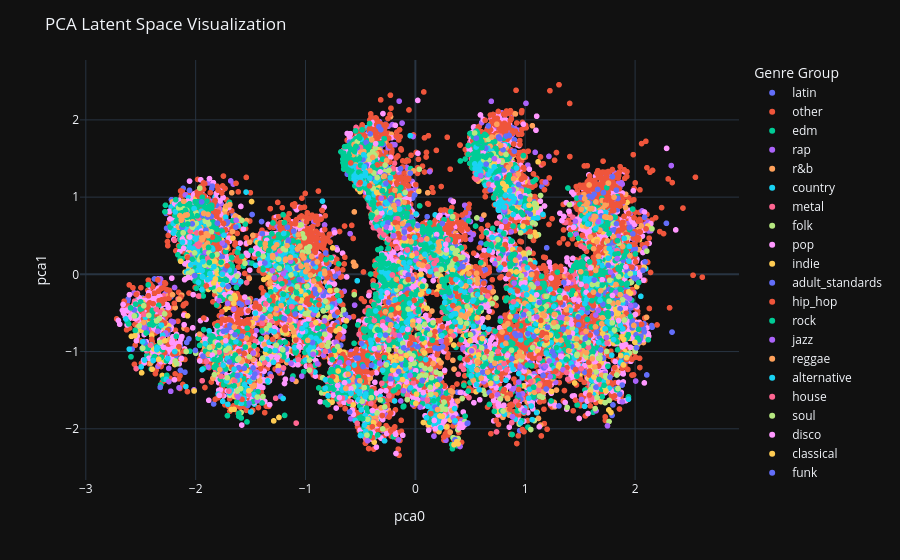

Notebook source saved alongside this figure:
### Code cell
%run 02_encoder_training.ipynb

### Figure 1 — Plotly figure (JSON) as saved in the notebook; plotly's stock layout.template omitted (floating-point values rounded to 4 significant figures; data arrays with more than 128 entries replaced by an {"elided": "..."} marker saying what was removed)
{"data": [{"hovertemplate": "genre_group=latin<br>pca0=%{x}<br>pca1=%{y}<extra></extra>", "legendgroup": "latin", "marker": {"color": "#636efa", "symbol": "circle"}, "mode": "markers", "name": "latin", "showlegend": true, "x": {"elided": "501 float values"}, "xaxis": "x", "y": {"elided": "501 float values"}, "yaxis": "y", "type": "scattergl"}, {"hovertemplate": "genre_group=other<br>pca0=%{x}<br>pca1=%{y}<extra></extra>", "legendgroup": "other", "marker": {"color": "#EF553B", "symbol": "circle"}, "mode": "markers", "name": "other", "showlegend": true, "x": {"elided": "5756 float values"}, "xaxis": "x", "y": {"elided": "5756 float values"}, "yaxis": "y", "type": "scattergl"}, {"hovertemplate": "genre_group=edm<br>pca0=%{x}<br>pca1=%{y}<extra></extra>", "legendgroup": "edm", "marker": {"color": "#00cc96", "symbol": "circle"}, "mode": "markers", "name": "edm", "showlegend": true, "x": {"elided": "249 float values"}, "xaxis": "x", "y": {"elided": "249 float values"}, "yaxis": "y", "type": "scattergl"}, {"hovertemplate": "genre_group=rap<br>pca0=%{x}<br>pca1=%{y}<extra></extra>", "legendgroup": "rap", "marker": {"color": "#ab63fa", "symbol": "circle"}, "mode": "markers", "name": "rap", "showlegend": true, "x": {"elided": "1027 float values"}, "xaxis": "x", "y": {"elided": "1027 float values"}, "yaxis": "y", "type": "scattergl"}, {"hovertemplate": "genre_group=r&b<br>pca0=%{x}<br>pca1=%{y}<extra></extra>", "legendgroup": "r&b", "marker": {"color": "#FFA15A", "symbol": "circle"}, "mode": "markers", "name": "r&b", "showlegend": true, "x": {"elided": "770 float values"}, "xaxis": "x", "y": {"elided": "770 float values"}, "yaxis": "y", "type": "scattergl"}, {"hovertemplate": "genre_group=country<br>pca0=%{x}<br>pca1=%{y}<extra></extra>", "legendgroup": "country", "marker": {"color": "#19d3f3", "symbol": "circle"}, "mode": "markers", "name": "country", "showlegend": true, "x": {"elided": "1643 float values"}, "xaxis": "x", "y": {"elided": "1643 float values"}, "yaxis": "y", "type": "scattergl"}, {"hovertemplate": "genre_group=metal<br>pca0=%{x}<br>pca1=%{y}<extra></extra>", "legendgroup": "metal", "marker": {"color": "#FF6692", "symbol": "circle"}, "mode": "markers", "name": "metal", "showlegend": true, "x": {"elided": "1077 float values"}, "xaxis": "x", "y": {"elided": "1077 float values"}, "yaxis": "y", "type": "scattergl"}, {"hovertemplate": "genre_group=folk<br>pca0=%{x}<br>pca1=%{y}<extra></extra>", "legendgroup": "folk", "marker": {"color": "#B6E880", "symbol": "circle"}, "mode": "markers", "name": "folk", "showlegend": true, "x": {"elided": "455 float values"}, "xaxis": "x", "y": {"elided": "455 float values"}, "yaxis": "y", "type": "scattergl"}, {"hovertemplate": "genre_group=pop<br>pca0=%{x}<br>pca1=%{y}<extra></extra>", "legendgroup": "pop", "marker": {"color": "#FF97FF", "symbol": "circle"}, "mode": "markers", "name": "pop", "showlegend": true, "x": {"elided": "5758 float values"}, "xaxis": "x", "y": {"elided": "5758 float values"}, "yaxis": "y", "type": "scattergl"}, {"hovertemplate": "genre_group=indie<br>pca0=%{x}<br>pca1=%{y}<extra></extra>", "legendgroup": "indie", "marker": {"color": "#FECB52", "symbol": "circle"}, "mode": "markers", "name": "indie", "showlegend": true, "x": {"elided": "722 float values"}, "xaxis": "x", "y": {"elided": "722 float values"}, "yaxis": "y", "type": "scattergl"}, {"hovertemplate": "genre_group=adult_standards<br>pca0=%{x}<br>pca1=%{y}<extra></extra>", "legendgroup": "adult_standards", "marker": {"color": "#636efa", "symbol": "circle"}, "mode": "markers", "name": "adult_standards", "showlegend": true, "x": {"elided": "567 float values"}, "xaxis": "x", "y": {"elided": "567 float values"}, "yaxis": "y", "type": "scattergl"}, {"hovertemplate": "genre_group=hip_hop<br>pca0=%{x}<br>pca1=%{y}<extra></extra>", "legendgroup": "hip_hop", "marker": {"color": "#EF553B", "symbol": "circle"}, "mode": "markers", "name": "hip_hop", "showlegend": true, "x": {"elided": "2257 float values"}, "xaxis": "x", "y": {"elided": "2257 float values"}, "yaxis": "y", "type": "scattergl"}, {"hovertemplate": "genre_group=rock<br>pca0=%{x}<br>pca1=%{y}<extra></extra>", "legendgroup": "rock", "marker": {"color": "#00cc96", "symbol": "circle"}, "mode": "markers", "name": "rock", "showlegend": true, "x": {"elided": "2545 float values"}, "xaxis": "x", "y": {"elided": "2545 float values"}, "yaxis": "y", "type": "scattergl"}, {"hovertemplate": "genre_group=jazz<br>pca0=%{x}<br>pca1=%{y}<extra></extra>", "legendgroup": "jazz", "marker": {"color": "#ab63fa", "symbol": "circle"}, "mode": "markers", "name": "jazz", "showlegend": true, "x": [-0.3257, 1.848, -1.108, -2.346, -2.015, 0.6225, -0.5179, -1.259, 1.341, 0.7478, -1.528, 0.9443, -0.6886, 0.5063, 1.811, 0.9951, 0.504, 1.512, 1.726, -0.365, 0.6085, -0.8363, 0.8947, 1.169, 0.3259, -1.852, -1.787, -1.931, 1.676, -1.654, 0.4341, -2.471, -0.154, 1.784, 0.568, 1.434, 1.666, -0.03489, -0.8591, -1.439, -1.434, 1.798, 0.003233, 0.4065, 1.521, -2.037, -0.7219, 0.9631, -1.442, 0.5437, 0.06889, -0.8545, 1.325, 1.883, -1.71, 1.111, -0.3348, 1.642, 0.06952, 0.9415, 1.245, 0.004763, 0.5348, -1.176, -1.123, -0.8897, -0.477, -2.227, -2.152, -0.2489, -1.462, -1.887, 1.951, -1.024, 1.636, -0.5857, -0.348, 1.343, -1.132, 1.776, -0.2711, -0.6088, 0.8993, 1.92, -0.108, 0.7156, -0.922, -0.5904, -1.178, 0.345, 0.9354, 1.312, -1.911, -0.1774, 1.689, 1.164, -0.1411, -2.273, 0.06502, -0.1011, 0.9448, -1.965, 1.171, 0.04305, -2.005, 1.285, 1.822, 0.6518, 2.09], "xaxis": "x", "y": [-1.15, 0.4919, 0.2198, -0.7352, -1.495, -1.391, 1.164, 0.2584, -0.5575, -1.559, -0.3616, 0.2235, -1.14, -0.4412, 0.3072, 0.003794, -0.2075, -1.621, -1.283, 1.302, -0.813, -1.047, -1.478, -0.288, -0.4535, -0.08385, -0.3403, 0.5431, 0.7506, -0.4497, -0.9498, -0.686, -2.143, 0.1697, -0.611, -1.137, -0.4664, -1.235, -0.2211, -1.636, -0.5889, 0.3762, -0.5917, -2.229, -0.4558, 0.249, -0.8803, 1.108, -1.272, -0.2738, -1.249, -0.9315, -1.021, -1.65, -0.377, -0.1176, -0.9772, -0.5265, -1.606, -1.394, -0.9986, 0.1824, -0.9387, 0.05668, -0.4003, -1.157, -1.66, -1.514, -1.469, 0.6267, -1.57, 0.1069, -0.3136, -0.07696, -1.285, -1.393, 1.031, -1.235, -1.154, 0.03013, -0.7398, -1.145, -0.1131, -0.2844, -1.506, -1.411, -0.5003, -1.524, -0.02783, -1.858, -1.532, -0.5593, 0.2852, 0.7222, -1.317, -0.2946, 0.5166, -0.7588, -1.378, 0.5749, 0.9029, 0.08211, -0.4578, -1.719, 0.3601, -1.15, -0.2347, 1.292, 0.3413], "yaxis": "y", "type": "scattergl"}, {"hovertemplate": "genre_group=reggae<br>pca0=%{x}<br>pca1=%{y}<extra></extra>", "legendgroup": "reggae", "marker": {"color": "#FFA15A", "symbol": "circle"}, "mode": "markers", "name": "reggae", "showlegend": true, "x": {"elided": "250 float values"}, "xaxis": "x", "y": {"elided": "250 float values"}, "yaxis": "y", "type": "scattergl"}, {"hovertemplate": "genre_group=alternative<br>pca0=%{x}<br>pca1=%{y}<extra></extra>", "legendgroup": "alternative", "marker": {"color": "#19d3f3", "symbol": "circle"}, "mode": "markers", "name": "alternative", "showlegend": true, "x": {"elided": "645 float values"}, "xaxis": "x", "y": {"elided": "645 float values"}, "yaxis": "y", "type": "scattergl"}, {"hovertemplate": "genre_group=house<br>pca0=%{x}<br>pca1=%{y}<extra></extra>", "legendgroup": "house", "marker": {"color": "#FF6692", "symbol": "circle"}, "mode": "markers", "name": "house", "showlegend": true, "x": {"elided": "178 float values"}, "xaxis": "x", "y": {"elided": "178 float values"}, "yaxis": "y", "type": "scattergl"}, {"hovertemplate": "genre_group=soul<br>pca0=%{x}<br>pca1=%{y}<extra></extra>", "legendgroup": "soul", "marker": {"color": "#B6E880", "symbol": "circle"}, "mode": "markers", "name": "soul", "showlegend": true, "x": {"elided": "351 float values"}, "xaxis": "x", "y": {"elided": "351 float values"}, "yaxis": "y", "type": "scattergl"}, {"hovertemplate": "genre_group=disco<br>pca0=%{x}<br>pca1=%{y}<extra></extra>", "legendgroup": "disco", "marker": {"color": "#FF97FF", "symbol": "circle"}, "mode": "markers", "name": "disco", "showlegend": true, "x": [-1.76, 1.193, -1.948, -1.867, -0.7082, 1.624, 0.9412, -2.054, 1.322, -0.6919, -0.2965, 1.43, 1.594, -0.3619, 0.8827, 1.334, -0.3189, 0.03744, 0.7693, 0.6197, 1.85, -1.413, -2.068, -1.849, 0.7531, 1.275, -1.028, -0.645, 0.3863, 0.282, -0.1771, -0.3733, -2.12, 0.8261, 1.8, -0.5058, 1.122, -0.4234, 0.6365, 1.916, -0.01259, -2.11, 1.649, 0.8133, -0.3523, 1.7, 0.2591, 1.794, -1.353, 1.44, -0.2287, 1.85, -0.6299, 0.1807, -1.243, -0.03886, -0.2564, -0.0685, 1.555, 1.686, -1.679, 0.4948, 0.7076, -1.059, 1.509, -1.802, -0.3907, 0.1719, 0.4713, 1.105, 1.783, -0.3067, -0.5874, 0.9346, -2.293, 1.585, -2.099, 1.412, -1.726, 0.7538, 0.2767, -0.09333, 1.579, 1.237, 0.9975, 0.8384, 0.1812, 1.081, 0.07124, 0.9428, 1.285, 0.9664, 0.9649, 0.808, -1.785, -0.08094, 0.004272, 0.1938, -0.2585, -1.255, 1.547, -0.2759, 0.03224, 1.422], "xaxis": "x", "y": [-0.7636, -0.5455, 0.5606, -0.1278, -1.439, 0.8435, 1.046, 0.4837, -1.062, -1.596, -0.6656, -0.763, 0.08222, 1.693, 1.076, -1.064, 1.327, 0.125, 0.7426, 1.575, 0.2385, 0.1428, -0.0402, -1.046, 1.261, -0.9449, -0.7441, -1.402, -0.1008, 0.3181, -1.292, -0.9644, 0.4571, 1.026, 0.1493, 1.574, -0.3549, 1.421, -1.349, 0.09814, -0.1586, 0.3377, -1.383, 0.06358, -0.7963, -0.06985, -1.829, -0.2734, 0.4408, 0.6106, 0.6015, -0.5982, -1.296, -2.001, -0.1579, -1.098, -0.2397, -0.7131, -0.2317, 0.8034, -0.7396, -1.138, 1.153, -0.9338, -0.1287, -0.8857, -1.763, -1.892, -0.9116, -0.2656, 0.1602, 0.796, -1.482, -0.2575, -0.944, 0.5543, 0.4207, -0.5865, -0.8595, 1.465, 0.3885, 0.01659, 0.4895, -0.04731, -0.1075, -1.045, 0.4509, -0.5701, -1.531, 1.006, -0.8212, -1.733, -0.1237, 1.664, -1.566, -1.393, -1.247, 0.5156, 0.9419, -1.076, 0.5328, -0.6958, -0.5992, -0.6428], "yaxis": "y", "type": "scattergl"}, {"hovertemplate": "genre_group=classical<br>pca0=%{x}<br>pca1=%{y}<extra></extra>", "legendgroup": "classical", "marker": {"color": "#FECB52", "symbol": "circle"}, "mode": "markers", "name": "classical", "showlegend": true, "x": {"elided": "138 float values"}, "xaxis": "x", "y": {"elided": "138 float values"}, "yaxis": "y", "type": "scattergl"}, {"hovertemplate": "genre_group=funk<br>pca0=%{x}<br>pca1=%{y}<extra></extra>", "legendgroup": "funk", "marker": {"color": "#636efa", "symbol": "circle"}, "mode": "markers", "name": "funk", "showlegend": true, "x": {"elided": "189 float values"}, "xaxis": "x", "y": {"elided": "189 float values"}, "yaxis": "y", "type": "scattergl"}, {"hovertemplate": "genre_group=ambient<br>pca0=%{x}<br>pca1=%{y}<extra></extra>", "legendgroup": "ambient", "marker": {"color": "#EF553B", "symbol": "circle"}, "mode": "markers", "name": "ambient", "showlegend": true, "x": [1.278, 1.537, -0.0202, 0.9228, 1.629, 1.046, -1.3, 0.9493, 1.579, 1.889, -0.5033, 1.458, -1.714, -0.4171, 0.474, -0.338, -1.578, 1.589, -0.3457, 0.6844, 0.2845, 0.9396, -0.06545, 0.8081, 0.8323, 1.592, -2.073, 0.8283, -1.415, 0.9297, -2.4, 0.9744, 1.732, -0.69, -1.095, -0.3923, 0.3416, -0.9669, 0.9889, -0.2885, -0.3318, 0.3656, 0.9409, -0.8771, 0.8194, -0.9927, -0.9826, 1.63, 0.8007, 0.695, 1.52, -1.848, -1.283, 1.458, -0.9337, 1.199, -1.95, -0.04849, 1.193, 1.824, 0.3682, 0.9242, -0.04915, 0.3288, 1.157, 1.318, 0.07969, 0.5534, 1.19, -0.5886, -1.927, -0.7533, 0.8501, -1.076, -0.1564, -0.3405, -1.902, 0.3347, 0.3835, 0.8085, 0.1408, -0.1511, -2.075, 1.585, -1.186, -1.133, -0.1396, -0.1851, 1.174, 1.832, 0.2583, 1.141, 1.596, -0.01069], "xaxis": "x", "y": [-1.251, -1.398, -1.342, -1.038, 0.7571, 0.5545, -0.8418, 0.3258, -1.139, 0.674, 1.188, -1.232, 0.1111, 1.146, -1.107, 0.9894, -1.619, -0.2705, 1.418, 1.551, -0.8531, -1.695, -0.06793, -1.492, 0.6169, -0.786, 0.2187, 1.409, -0.4426, -0.2152, -0.8406, -2.009, 0.9525, -0.7821, 0.1792, -1.972, -0.4038, -0.387, -2.037, 0.9867, 0.9096, 0.1987, -1.49, -0.3941, 0.994, -0.3617, -0.3191, 0.1528, -1.512, -1.574, 0.5065, 0.4822, -0.06402, -1.629, 0.03708, -2.006, 0.5334, -0.8897, -0.7736, 0.4308, -0.2234, -0.6591, 0.5863, -0.05601, -0.7546, -0.7801, 0.1641, -0.2558, -0.8527, 1.442, 0.4516, -1.327, -0.0006502, -0.3175, 0.5284, -0.8456, -0.1497, -0.0996, -0.2842, 0.1321, -1.803, 0.6533, -1.519, -1.563, -0.09716, -0.1926, 0.481, 0.6715, -0.7723, 0.4358, -2.105, -0.5967, 0.01541, -0.3372], "yaxis": "y", "type": "scattergl"}, {"hovertemplate": "genre_group=punk<br>pca0=%{x}<br>pca1=%{y}<extra></extra>", "legendgroup": "punk", "marker": {"color": "#00cc96", "symbol": "circle"}, "mode": "markers", "name": "punk", "showlegend": true, "x": [-1.43, 1.071, 1.722, -2.072, -0.3449, -2.093, 1.701, -0.6443, -1.855, -0.773, -1.468, 0.02641, -2.117, 0.3696, 0.3817, -1.201, -2.077, 1.372, -0.4993, -1.79, 1.846, -1.83, -1.883, -1.082, 0.6888, 0.6116, 1.84, 1.398, 0.06079, 1.82, -0.5539, 1.553, 0.1225, -1.85, 0.1354, -0.2618, 0.1281, 1.586, -0.3121, -0.007432, -1.649, 0.5705, -1.766, 1.843, 0.1536, -2.177, -1.832, 1.254, -0.6039, -2.142, 0.1321, 1.356, -0.08798, -1.317, -0.29, -1.145, -1.769, 0.6401, -0.3928, 0.3078, -0.492, -1.986, 0.2739, -1.215, 0.1699, -0.5146, -1.941, 0.5697, -1.037, 1.717, 0.7443, -1.964, -0.3579, 1.817, 0.3357, 0.6766, 1.148, 1.672, 1.618, -1.119, -1.296, 1.292, -0.3054, -0.1759, -0.3879, 1.284, 1.63, -1.323, -0.2763, 0.6027, -0.4817, -0.5414, -0.2996, -0.1017, -2.182, 1.077, 0.1162, -1.875, -0.4243, 0.172, 1.636, 0.1666, -0.4809, -2.04, 0.6394, 0.7819, 0.09351, 0.7356, 0.6429, -0.2436, 0.6598, 0.8835, -1.333, -2.123, -0.5098, -0.508, -2.03, 1.386, 1.763, 0.5388, 0.6065], "xaxis": "x", "y": [0.264, 1.201, 0.02718, 0.6515, -0.7146, 0.8281, -0.1382, 1.652, 0.8576, -1.38, -0.926, -0.479, 0.6428, -0.1821, -0.1712, -0.257, 0.7403, -1.101, 1.411, -0.9173, 0.2668, -1.102, 0.348, -0.2395, 1.546, 1.532, 0.4364, -0.9312, -0.8332, 0.1768, 1.592, 0.01606, 0.4892, 0.2418, 0.5409, 0.1337, 0.5885, 0.1613, 0.09102, -1.298, -1.444, 1.505, 0.01756, -0.3593, 0.3535, 0.6878, -1.203, -1.326, 1.541, 0.9048, 0.6679, -0.8259, -1.172, -0.227, -0.06847, 0.2361, 0.158, 1.802, 0.9286, -0.2372, 1.546, 0.7578, -0.08514, -0.1217, 0.2479, 1.324, 0.2147, 1.693, 0.09617, -1.437, 1.18, -0.9196, -0.1509, 0.2615, -0.003864, -1.321, -0.4461, -1.362, 0.7533, 0.1479, 0.6654, -0.7979, 0.2484, -0.1447, 1.391, -0.9482, 0.7749, 0.4036, -0.1186, 1.721, 1.302, 1.657, 1.083, -0.5042, 0.9661, -1.461, 0.3396, 0.1531, 1.657, 0.4424, 0.7414, -1.637, -1.867, 0.7682, 1.513, 1.059, 0.3823, -1.09, -1.159, 0.1413, 1.543, 0.8558, 0.3098, 0.7973, 1.497, 1.765, 0.1961, -0.8802, 0.529, 1.554, 1.642], "yaxis": "y", "type": "scattergl"}, {"hovertemplate": "genre_group=electronic<br>pca0=%{x}<br>pca1=%{y}<extra></extra>", "legendgroup": "electronic", "marker": {"color": "#ab63fa", "symbol": "circle"}, "mode": "markers", "name": "electronic", "showlegend": true, "x": [-0.4169, -1.121, 1.456, 0.7243, 0.7193, 1.739, 1.96, 0.9539, 1.351, 0.5116, -1.758, 1.621, -0.3118, 0.5958, 0.8835, -0.04876, -1.256, 1.837, 1.184, 1.218, -0.2656, 1.105, -1.475, 1.664, 1.749, 0.8177, -1.203, -1.136, 0.8077, -1.034, -0.1956, -1.283, 1.227, -1.615, 1.757, -2.244, -2.245, -2.203, -0.9315, -0.1598, -0.4346, 0.8901, -0.1002, -1.303, -0.1456, -0.827, -1.754, -1.631, 0.9927, -1.251], "xaxis": "x", "y": [1.348, -1.358, 0.6858, 0.1389, 1.497, -0.8177, -0.4021, -1.193, -0.5664, -0.9909, 0.4042, 0.7531, 0.9864, 1.278, -1.843, -1.309, -0.4599, 0.2041, -1.191, -1.121, 0.6131, -0.5511, -1.02, 0.6834, -1.962, 0.6856, 0.008424, 0.1696, 0.8331, -1.318, 0.5019, -0.04418, -1.323, -1.589, 0.2091, -1.389, -1.218, -0.6162, -1.034, 0.9156, -2.155, 1.095, 0.4713, 0.04841, -0.791, -0.6018, 0.01595, 0.6993, -1.765, -1.247], "yaxis": "y", "type": "scattergl"}, {"hovertemplate": "genre_group=gospel<br>pca0=%{x}<br>pca1=%{y}<extra></extra>", "legendgroup": "gospel", "marker": {"color": "#FFA15A", "symbol": "circle"}, "mode": "markers", "name": "gospel", "showlegend": true, "x": {"elided": "149 float values"}, "xaxis": "x", "y": {"elided": "149 float values"}, "yaxis": "y", "type": "scattergl"}, {"hovertemplate": "genre_group=christian<br>pca0=%{x}<br>pca1=%{y}<extra></extra>", "legendgroup": "christian", "marker": {"color": "#19d3f3", "symbol": "circle"}, "mode": "markers", "name": "christian", "showlegend": true, "x": [-0.00596, 1.901, 0.5652, -1.032, 1.643, 0.7753, 1.765, -1.933, -0.3219, -0.4573, 1.019, 0.9838, 0.5277, 1.727, -0.5858, 0.4154, -0.1909, -0.4913, 0.8197, 1.681, -0.1838, -1.758, 1.754, -0.2269, -0.08043, 0.8652, 1.013, -2.121, 0.8089, -2.253, 0.4484, 0.8824, 0.4127, -1.891, 0.8729, 1.029, -0.471, 0.7173, -0.4151, -0.2576, -0.3188, -1.834, 0.8883, 0.9016, 0.8598, 1.006, 0.6223, -0.4652, -0.4543, 0.5576, -0.2703, -0.05323, -1.65, 0.2415, 0.369], "xaxis": "x", "y": [0.4792, 0.4654, -0.2608, -0.7007, 0.5968, 0.08805, 0.3337, 0.1654, -0.7869, 1.279, 0.08522, -0.1681, -0.6724, -0.7064, -1.542, -0.127, -1.18, 1.269, 1.02, -0.3362, -0.3308, 0.0002022, 0.2101, 0.7998, -0.62, 1.011, -0.2637, 0.4173, 0.8709, -1.091, -0.2291, 1.012, -0.2079, -0.06828, -1.174, -0.414, 1.549, 1.392, 1.245, 0.9134, 0.8548, 0.1007, 0.9391, 0.981, 1.082, -0.1868, -0.6868, 1.395, 1.316, -1.427, 0.9341, -0.3752, -1.229, -0.7948, -0.06753], "yaxis": "y", "type": "scattergl"}], "layout": {"xaxis": {"anchor": "y", "domain": [0.0, 1.0], "title": {"text": "pca0"}}, "yaxis": {"anchor": "x", "domain": [0.0, 1.0], "title": {"text": "pca1"}}, "legend": {"title": {"text": "Genre Group"}, "tracegroupgap": 0}, "margin": {"t": 60}, "title": {"text": "PCA Latent Space Visualization"}}}
